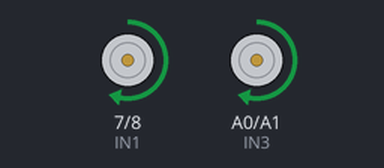
Recording of a sketch running on a simulated Arduino Uno, built with avr-gcc and run on an emulated ATmega328P. On the bench: motor-driver pin pairs drawn as motors (green arrow = first pin HIGH = forward, orange = second pin HIGH = backward, longer = more drive, scaled by the enable pin).

Above: at 1.0 s.
At 3.7 s:
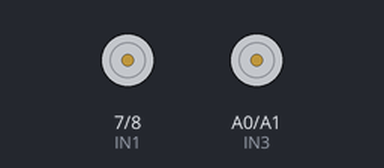
Timing chart, 0 to 7.2 s (numbered marks = the images above):
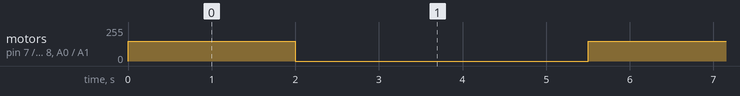

The sketch:

mobile_base_move_simple.ino
```cpp
// Define Left Motor (Motor A) pins
const int ENA = 5;  // PWM speed control
const int IN1 = 7;  // Direction control 1
const int IN2 = 8;  // Direction control 2

// Define Right Motor (Motor B) pins
// Note: Using A0 and A1 as digital pins to save standard digital pins for sensors
const int ENB = 6;  // PWM speed control
const int IN3 = A0; // Direction control 1
const int IN4 = A1; // Direction control 2


void setup() {
  // Configure all motor control pins as outputs
  pinMode(ENA, OUTPUT);
  pinMode(IN1, OUTPUT);
  pinMode(IN2, OUTPUT);

  pinMode(ENB, OUTPUT);
  pinMode(IN3, OUTPUT);
  pinMode(IN4, OUTPUT);


}

void loop() {
 // Set Left Motor forward
  Forward(150);
  delay(2000);
  Stop();
  delay(3000);


}

void Forward (int speed)
{
  digitalWrite(IN1, HIGH);
  digitalWrite(IN2, LOW);
  analogWrite(ENA, speed);
  // Set Right Motor forward
  digitalWrite(IN3, HIGH);
  digitalWrite(IN4, LOW);
  analogWrite(ENB, speed);
}

void Stop ()
{
  // Cut power via PWM pins
  analogWrite(ENA, 0);
  analogWrite(ENB, 0);
  // Set logic LOW for safety
  digitalWrite(IN1, LOW);
  digitalWrite(IN2, LOW);
  digitalWrite(IN3, LOW);
  digitalWrite(IN4, LOW);
  delay(500);
}
```

Measured:
- by itself, motor on pin 7 (IN1) / pin 8 (IN2), motor on A0 (IN3) / A1 (IN4): alternates forward 150/255 for 2.0 s and stopped for 3.5 s
